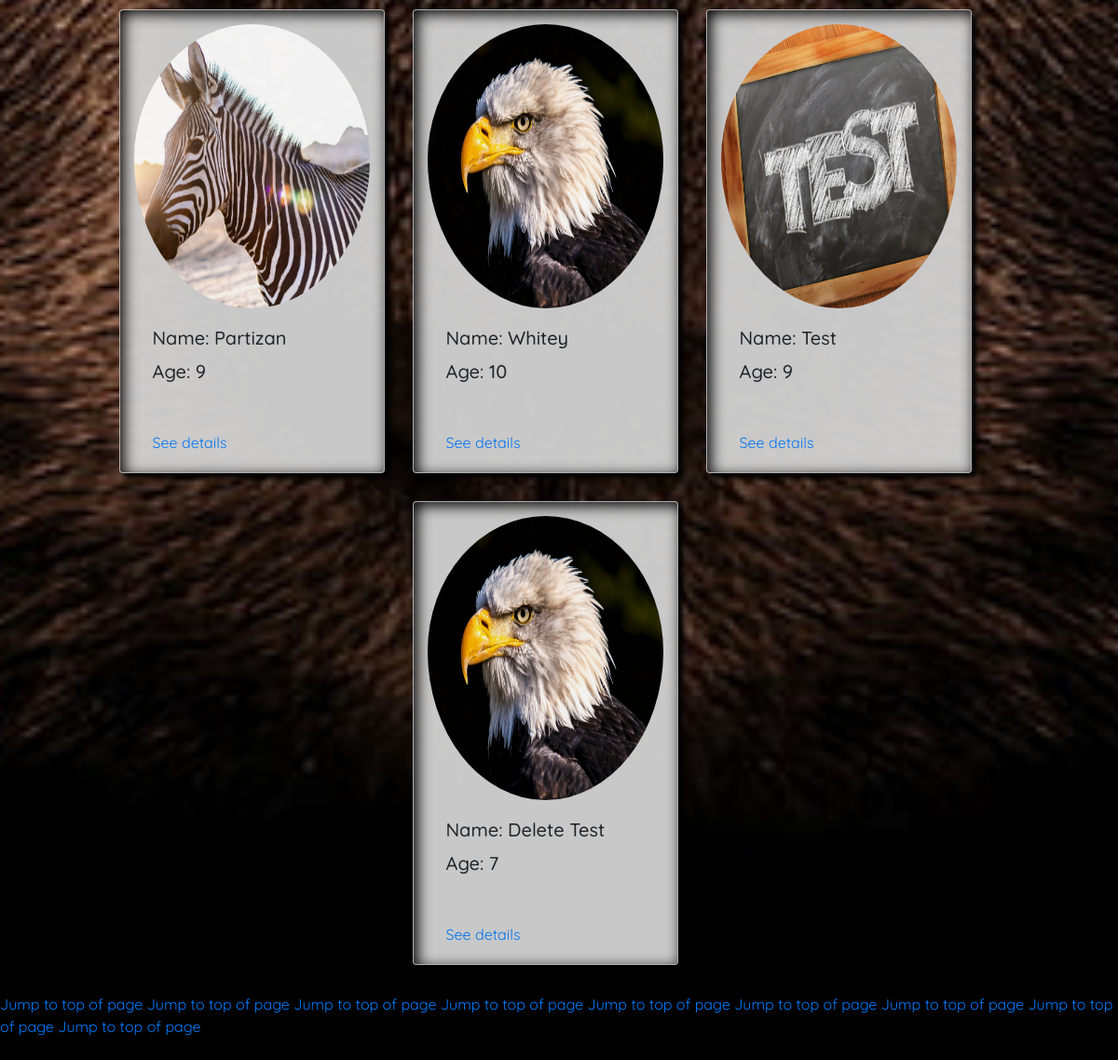
Page /crud_cr11/general.php (signed in, lower part) on the earlier database version.
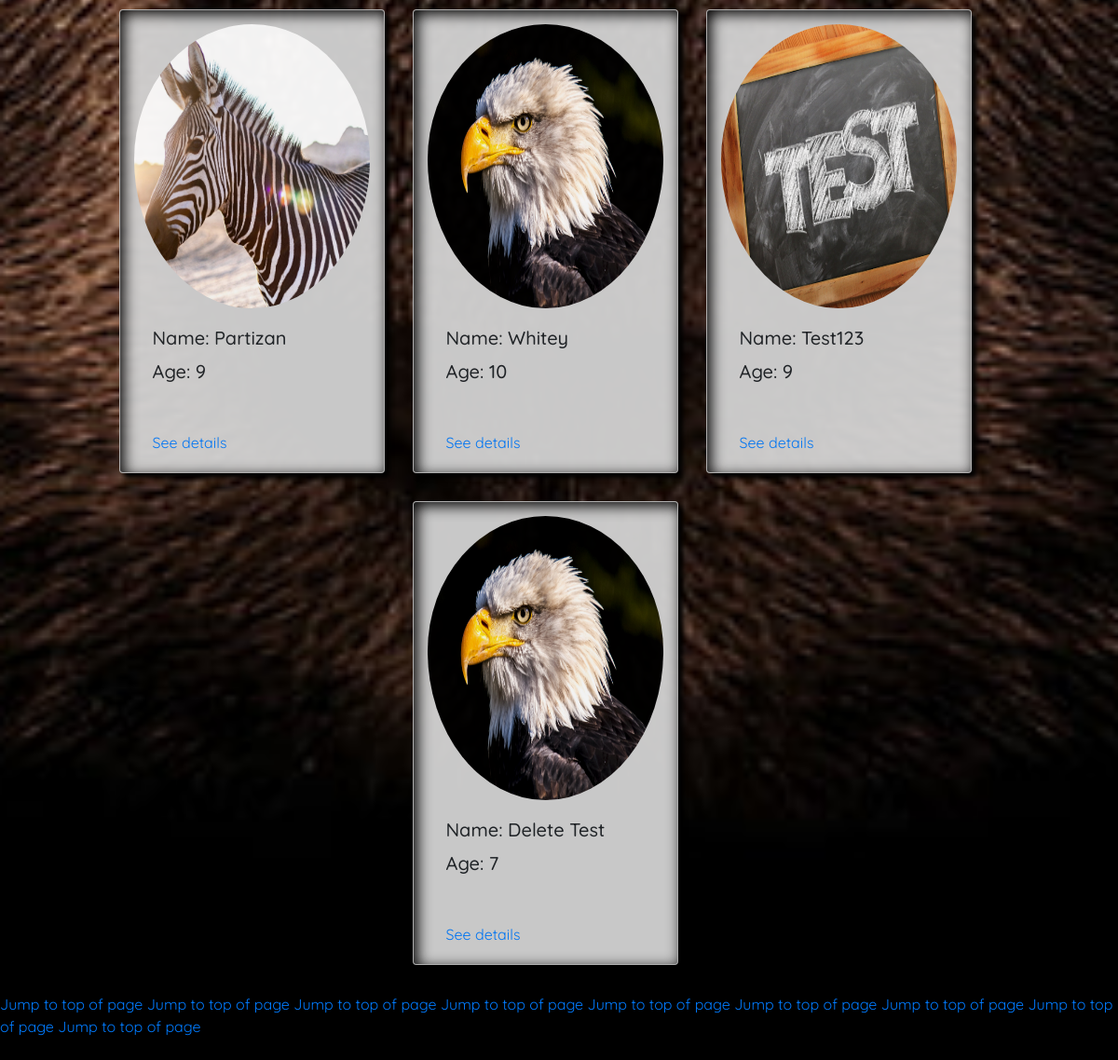
Same page on the later database version.
### tables this page shows
CREATE TABLE `pets` (
  `id` int(11) NOT NULL,
  `image` varchar(255) DEFAULT NULL,
  `name` varchar(50) DEFAULT NULL,
  `age` int(10) DEFAULT NULL,
  `description` varchar(500) DEFAULT NULL,
  `hobbies` varchar(255) DEFAULT NULL,
  `size` varchar(50) DEFAULT NULL,
  `address` varchar(255) DEFAULT NULL,
  `zip` int(11) DEFAULT NULL,
  `city` varchar(50) DEFAULT NULL
);

### crud_cr11/general.php (the view, shortened to what this page needs)
<!DOCTYPE html>
<html>
<head>
  <link rel="stylesheet" href="https://stackpath.bootstrapcdn.com/bootstrap/4.5.0/css/bootstrap.min.css">
  <link rel="stylesheet" href="https://cdnjs.cloudflare.com/ajax/libs/font-awesome/4.7.0/css/font-awesome.min.css">
</head>
<body><br><br>
<br><br>
    <div class="parallax_section parallax_image_first">
      <div class="row">
           <?php
           require_once "actions/db_connect.php";
            $sql = "SELECT * FROM pets WHERE size = 'small' or size ='large'";
                       $result = $connect->query($sql);
                        if($result->num_rows > 0) {
                            while($row = $result->fetch_assoc()) {
                               echo  "<div class='card col-sm-4 col-md-5 col-lg-3'>
                                              <img class='card-img-top' src='".$row['image']."' alt='Card image cap'>
                                            <div class='card-body'>
                                              <h5 class='card-title'>Name: ".$row['name']."</h5>
                                              <h5 class='card-title'>Age: ".$row['age']."</h5>
                                            </div>
                                            <div class='card-body'>
                                              <a href='details.php?id=".$row['id']. "'class='card-link'>See details</a>
                                            </div>
                                        </div>";
                           }
                       } else  {
                           echo  `<tr><td colspan='5'><center>No Data Avaliable</center></td></tr>`;
                       }
                       ?><br>
      </div>
  </div>
     <a class="jump" href="#">Jump to top of page</a>
     <a class="jump" href="#">Jump to top of page</a>
     <a class="jump" href="#">Jump to top of page</a>
     <a class="jump" href="#">Jump to top of page</a>
     <a class="jump" href="#">Jump to top of page</a>
     <a class="jump" href="#">Jump to top of page</a>
     <a class="jump" href="#">Jump to top of page</a>
     <a class="jump" href="#">Jump to top of page</a>
     <a class="jump" href="#">Jump to top of page</a>
     <br><br>
  </body>
</body>
</html>

Differences in the rows shown:
changed pets: name "Test" → "Test123"
